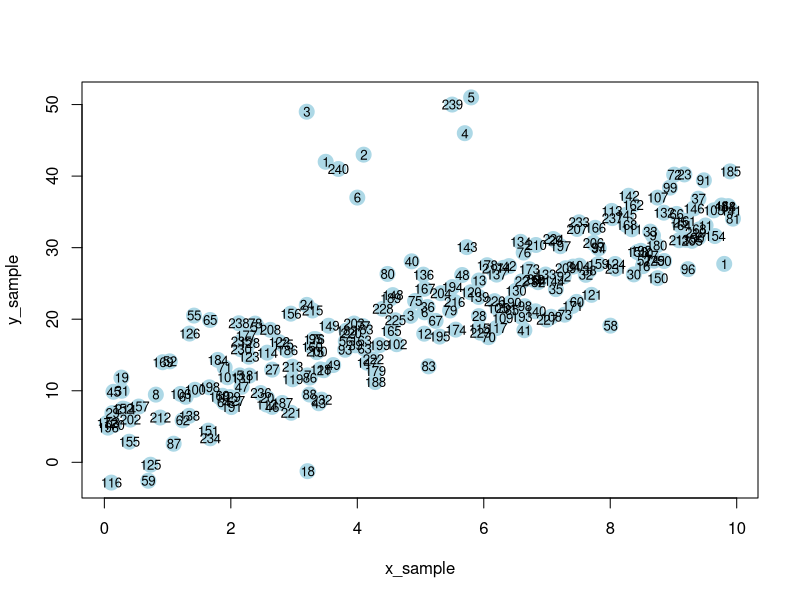

This chart was generated by the following R code: (Note: a time limit stopped this script after it produced the figure.)
library(tidyverse)
library(parallel)
library(boot)

# standard confidence interval
classical_conf_int <- function(y_sample, x_sample, model){
  
  itct_lower_model <- confint(model)[[1]]
  itct_upper_model <- confint(model)[[3]]
  slope_lower_model <- confint(model)[[2]]
  slope_upper_model <- confint(model)[[4]]
  return(c(itct_lower_model, itct_upper_model, slope_lower_model, slope_upper_model))
}

# sampling cases
cases_conf_int <- function(y_sample, x_sample, model, n, m){
  
  out_cases <- replicate(m, expr = {
    j <- sample(1:n, replace = TRUE, size = n)
    xstar <- x_sample[j]
    ystar <- y_sample[j]
    Lb <- lm(ystar ~ xstar)
    s <- summary(Lb)$sigma
    c(Lb$coeff[1], slope = Lb$coeff[2], s = s)
  })
  
  itct_lower_cases <- quantile(out_cases[1,], probs = 0.025)
  itct_upper_cases <- quantile(out_cases[1,], probs = 0.975)
  slope_lower_cases <- quantile(out_cases[2,], probs = 0.025)
  slope_upper_cases <- quantile(out_cases[2,], probs = 0.975)
  sigma_lower_cases <- quantile(out_cases[3,], probs = 0.025)
  sigma_upper_cases <- quantile(out_cases[3,], probs = 0.975)
  return(c(itct_lower_cases, itct_upper_cases, slope_lower_cases, slope_upper_cases,
           sigma_lower_cases, sigma_upper_cases))
}

# sampling cases - BCA
cases_bca <- function(y_sample, x_sample, model, n, m){
  stats <- function(xy_sample, i) {
    xstar <- xy_sample[i, 1]
    ystar <- xy_sample[i, 2]
    Lb <- lm(ystar ~ xstar)
    s <- summary(Lb)$sigma
    c(Lb$coeff[1], slope=Lb$coeff[2], s=s)
  }
  boot.out <- boot(cbind(x_sample, y_sample), statistic=stats, R = m)
  
  itct_lower_cases <- boot.ci(boot.out = boot.out, type = "bca", index = 1)$bca[c(4)]
  itct_upper_cases <- boot.ci(boot.out = boot.out, type = "bca", index = 1)$bca[c(5)]
  slope_lower_cases <- boot.ci(boot.out = boot.out, type = "bca", index = 2)$bca[c(4)]
  slope_upper_cases <- boot.ci(boot.out = boot.out, type = "bca", index = 2)$bca[c(5)]
  sigma_lower_cases <- boot.ci(boot.out = boot.out, type = "bca", index = 3)$bca[c(4)]
  sigma_upper_cases <- boot.ci(boot.out = boot.out, type = "bca", index = 3)$bca[c(5)]
  return(c(itct_lower_cases, itct_upper_cases, slope_lower_cases, slope_upper_cases,
           sigma_lower_cases, sigma_upper_cases))
}


# sampling residuals
boot_resid_conf_int <- function(y_sample, x_sample, model, n, m){
  
  m.resid <- rstandard(model, sd = 1)
  r <- m.resid - mean(m.resid)
  out_boot_resid <- replicate(m, expr = {
    estar <- sample(r, replace = TRUE, size = n)
    ystar <- model$fitted.values + estar
    Lb <- lm(ystar ~ x_sample)
    s <- summary(Lb)$sigma
    c(Lb$coeff[1], slope = Lb$coeff[2], s = s)
  })
  
  itct_lower_boot_resid <- quantile(out_boot_resid[1,], probs = 0.025)
  itct_upper_boot_resid <- quantile(out_boot_resid[1,], probs = 0.975)
  slope_lower_boot_resid <- quantile(out_boot_resid[2,], probs = 0.025)
  slope_upper_boot_resid <- quantile(out_boot_resid[2,], probs = 0.975)
  sigma_lower_boot_resid <- quantile(out_boot_resid[3,], probs = 0.025)
  sigma_upper_boot_resid <- quantile(out_boot_resid[3,], probs = 0.975)
  return(c(itct_lower_boot_resid, itct_upper_boot_resid, slope_lower_boot_resid, slope_upper_boot_resid,
           sigma_lower_boot_resid, sigma_upper_boot_resid))
}

# sampling residuals - BCA
boot_resid_bca <- function(y_sample, x_sample, model, n, m){
  regstats <- function(dat, i) {
    #dat is a data frame (r, x, yhat)
    #r are the modified centered residuals, yhat are the fits
    ystar <- dat$yhat + dat$r[i]
    xstar <- dat$x
    Lb <- lm(ystar ~ xstar)
    s <- summary(Lb)$sigma
    c(Lb$coeff[1], slope = Lb$coeff[2], s = s)
  }
  
  m.resid <- rstandard(model, sd = 1)
  r <- m.resid - mean(m.resid)
  yhat <- model$fitted.values
  dat <- data.frame(r = r, x = x_sample, yhat = yhat)
  boot.out <- boot(dat, statistic=regstats, R = m)
  
  itct_lower_boot_resid <- boot.ci(boot.out = boot.out, type = "bca", index = 1)$bca[c(4)]
  itct_upper_boot_resid <- boot.ci(boot.out = boot.out, type = "bca", index = 1)$bca[c(5)]
  slope_lower_boot_resid <- boot.ci(boot.out = boot.out, type = "bca", index = 2)$bca[c(4)]
  slope_upper_boot_resid <- boot.ci(boot.out = boot.out, type = "bca", index = 2)$bca[c(5)]
  sigma_lower_boot_resid <- boot.ci(boot.out = boot.out, type = "bca", index = 3)$bca[c(4)]
  sigma_upper_boot_resid <- boot.ci(boot.out = boot.out, type = "bca", index = 3)$bca[c(5)]
  return(c(itct_lower_boot_resid, itct_upper_boot_resid, slope_lower_boot_resid, slope_upper_boot_resid,
           sigma_lower_boot_resid, sigma_upper_boot_resid))
}

# wild
wild_conf_int <- function(y_sample, x_sample, model, n, m){
  
  out_wild <- replicate(m, expr = {
    e <- model$residuals
    token <- rbinom(n = n, size = 1, p = (5 + sqrt(5))/10)
    estar <- ifelse(token == 1, e*(1-sqrt(5)/2), e*(1+sqrt(5)/2))
    ystar <- model$fitted.values + estar
    Lb <- lm(ystar ~ x_sample)
    s <- summary(Lb)$sigma
    c(Lb$coeff[1], slope = Lb$coeff[2], s = s)
  })
  itct_lower_wild <- quantile(out_wild[1,], probs = 0.025)
  itct_upper_wild <- quantile(out_wild[1,], probs = 0.975)
  slope_lower_wild <- quantile(out_wild[2,], probs = 0.025)
  slope_upper_wild <- quantile(out_wild[2,], probs = 0.975)
  sigma_lower_wild <- quantile(out_wild[3,], probs = 0.025)
  sigma_upper_wild <- quantile(out_wild[3,], probs = 0.975)
  return(c(itct_lower_wild, itct_upper_wild, slope_lower_wild, slope_upper_wild,
           sigma_lower_wild, sigma_upper_wild))
}

# wild - BCA
wild_bca <- function(y_sample, x_sample, model, n, m){
  regstats <- function(dat, i) {
    #dat is a data frame (r, x, yhat)
    #r are the residuals, yhat are the fits
    e <- dat$r
    token <- rbinom(n = n, size = 1, p = (5 + sqrt(5))/10)
    estar <- ifelse(token == 1, e*(1-sqrt(5)/2), e*(1+sqrt(5)/2))
    ystar <- dat$yhat + estar
    xstar <- dat$x
    Lb <- lm(ystar ~ xstar)
    s <- summary(Lb)$sigma
    c(Lb$coeff[1], slope = Lb$coeff[2], s = s)
  }
  
  r <- model$residuals
  yhat <- model$fitted.values
  dat <- data.frame(r = r, x = x_sample, yhat = yhat)
  boot.out <- boot(dat, statistic=regstats, R = m)  # m should be big
  
  itct_lower_wild <- boot.ci(boot.out = boot.out, type = "bca", index = 1)$bca[c(4)]
  itct_upper_wild <- boot.ci(boot.out = boot.out, type = "bca", index = 1)$bca[c(5)]
  slope_lower_wild <- boot.ci(boot.out = boot.out, type = "bca", index = 2)$bca[c(4)]
  slope_upper_wild <- boot.ci(boot.out = boot.out, type = "bca", index = 2)$bca[c(5)]
  sigma_lower_wild <- boot.ci(boot.out = boot.out, type = "bca", index = 3)$bca[c(4)]
  sigma_upper_wild <- boot.ci(boot.out = boot.out, type = "bca", index = 3)$bca[c(5)]
  return(c(itct_lower_wild, itct_upper_wild, slope_lower_wild, slope_upper_wild,
           sigma_lower_wild, sigma_upper_wild))
}


runFunc <- function(f, y_sample, x_sample, model, n, m){
  if (f == 1) {return(cases_conf_int(y_sample, x_sample, model, n, m))}
  if (f == 2) {return(boot_resid_conf_int(y_sample, x_sample, model, n, m))}
  if (f == 3) {return(wild_conf_int(y_sample, x_sample, model, n, m))}
  if (f == 4) {return(cases_bca(y_sample, x_sample, model, n, m))}
  if (f == 5) {return(boot_resid_bca(y_sample, x_sample, model, n, m))}
  if (f == 6) {return(wild_bca(y_sample, x_sample, model, n, m))}
}

sim_iter <- function(d_, y, x, outlier) {
  
  slope <- d_$slope
  intercept <- d_$intercept
  sigma <- d_$sigma
  n <- d_$n
  
  # sampling from population
  y_without_outlier <- y[-outlier]
  x_without_outlier <- x[-outlier]
  indices <- 1:N
  avail_indices <- indices[-outlier]
  i <- sample(avail_indices, replace = FALSE, size = 58)
  y_sample <- c(y_without_outlier[i], y[outlier])
  x_sample <- c(x_without_outlier[i], x[outlier])
  model <- lm(y_sample ~ x_sample)
  
  conf_limits_model <- classical_conf_int(y_sample, x_sample, model)
  itct_lower_model <- conf_limits_model[1]
  itct_upper_model <- conf_limits_model[2]
  slope_lower_model <- conf_limits_model[3]
  slope_upper_model <- conf_limits_model[4]
  
  if (itct_lower_model > intercept) { # interval is too high
    result_itct_model <- 1
  } else if (intercept > itct_upper_model) {
    result_itct_model <- -1
  } else {result_itct_model <- 0}
  
  if (slope_lower_model > slope) {
    result_slope_model <- 1
  } else if (slope > slope_upper_model) {
    result_slope_model <- -1
  } else {result_slope_model <- 0}
  
  results <- numeric(0)
  for (f in 1:6){
    confs <- runFunc(1, y_sample, x_sample, model, n, m)
    itct_lower<- confs[1]
    itct_upper <- confs[2]
    slope_lower <- confs[3]
    slope_upper <- confs[4]
    sigma_lower <- confs[5]
    sigma_upper <- confs[6]
    
    if (itct_lower > intercept) {  # interval too high
      result_itct <- 1
    } else if (intercept > itct_upper) {
      result_itct <- -1
    } else {result_itct <- 0}
    
    if (slope_lower > slope) {
      result_slope <- 1
    } else if (slope > slope_upper) {
      result_slope <- -1
    } else {result_slope <- 0}
    
    if (sigma_lower > sigma) {
      result_sigma <- 1
    } else if (sigma > sigma_upper) {
      result_sigma <- -1
    } else {result_sigma <- 0}
    
    results <- c(results, result_itct, result_slope, result_sigma)
  }
  
  print("finished 1 iteration")
  
  return(c(result_itct_model, result_slope_model, results))
}

get_coverage <- function(x) {
  coverage <- mean(x == 0)
  too_high <- mean(x == 1)
  too_low <- mean(x == -1)
  return(c(coverage, too_high, too_low))
}

set.seed(17)

# creating population
slope <- 3
intercept <- 5
sigma <- 4

iter <- 500
N <- 10^5-8
sample_size <- 240
m <- 1000

x <- runif(N,0,10)
y <- slope*x + intercept + rnorm(N,0,sigma)
x <- c(x, 5.5, 3.7, 3.5, 4.1, 3.2, 5.7, 5.8, 4)
y <- c(y, 50, 41, 42, 43, 49, 46, 51, 37)

# example of a sample
outlier <- 99993:10^5
y_without_outlier <- y[-outlier]
x_without_outlier <- x[-outlier]
indices <- 1:N
avail_indices <- indices[-outlier]
i <- sample(avail_indices, replace = FALSE, size = sample_size[1]-2)
y_sample <- c(y_without_outlier[i], y[outlier])
x_sample <- c(x_without_outlier[i], x[outlier])
plot(y_sample ~ x_sample, col="lightblue", pch=19, cex=2,)
text(y_sample ~ x_sample, labels=1:sample_size[1], cex=0.8, font=1)

pop_model <- lm(y ~ x)
slope <-  coef(pop_model)[2]
intercept <- coef(pop_model)[1]
sigma <- summary(pop_model)$sigma

for (n in sample_size) {
  
  df <- data.frame("slope" = slope, "intercept" = intercept, "sigma" = sigma, "n" = n)
  df <- df[rep(seq_len(nrow(df)), each = iter), ]
  
  d_ <- list()
  for (i in seq(nrow(df))) {
    l <- as.list(df[i,])
    d_[[i]] <- l
  }
  
  sim <- mclapply(d_, sim_iter, y = y, x = x, outlier = outlier, mc.cores = 1)
  sim_df <- as.data.frame(t(matrix(unlist(sim), nrow=length(unlist(sim[1])))))
  sim_df_summary <- as.data.frame(apply(sim_df, 2, get_coverage))
  colnames(sim_df_summary) <- c("itct_model", "slope_model", 
                                "itct_cases", "slope_cases", "sigma_cases",
                                "itct_cases_bca", "slope_cases_bca", "sigma_cases_bca",
                                "itct_boot_resid", "slope_boot_resid", "sigma_boot_resid",
                                "itct_boot_resid_bca", "slope_boot_resid_bca", "sigma_boot_resid_bca",
                                "itct_wild", "slope_wild", "sigma_wild",
                                "itct_wild_bca", "slope_wild_bca", "sigma_wild_bca")
  rownames(sim_df_summary) <- c("coverage", "too_high", "too_low")
  
  file_name <- paste("sim_outlier_", n, ".csv", sep = "")
  
  write.csv(sim_df_summary, file_name)
}
